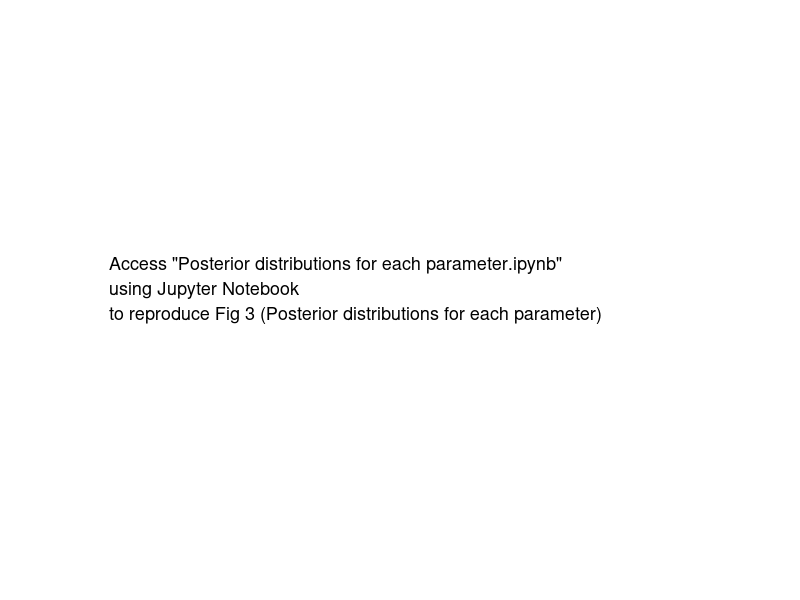

Source code (MATLAB):
function HowToShowFig3

figure('OuterPosition',[556 414 633 265]);
set(gcf,'Color', 'white')
text(0,0.5, sprintf(' Access "Posterior distributions for each parameter.ipynb" \n using Jupyter Notebook \n to reproduce Fig 3 (Posterior distributions for each parameter)'), ...
     'fontsize',13, 'HorizontalAlignment','Left', 'VerticalAlignment','Middle');
set(gca,'Color','white');
set(gca,'XColor','white');
set(gca,'YColor','white');

end
